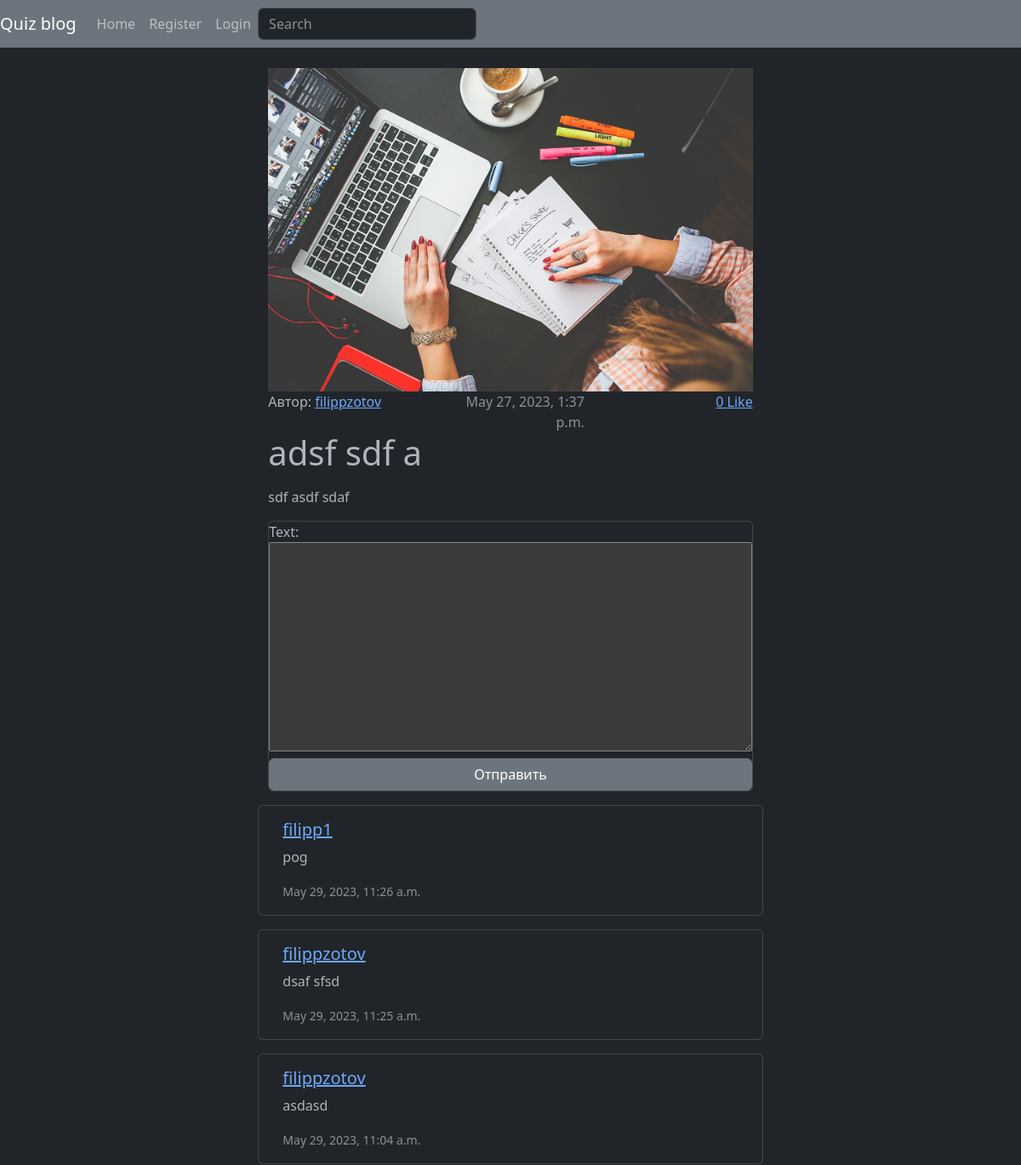
/blog/11/ (upper part), run on an earlier commit of the app's database.
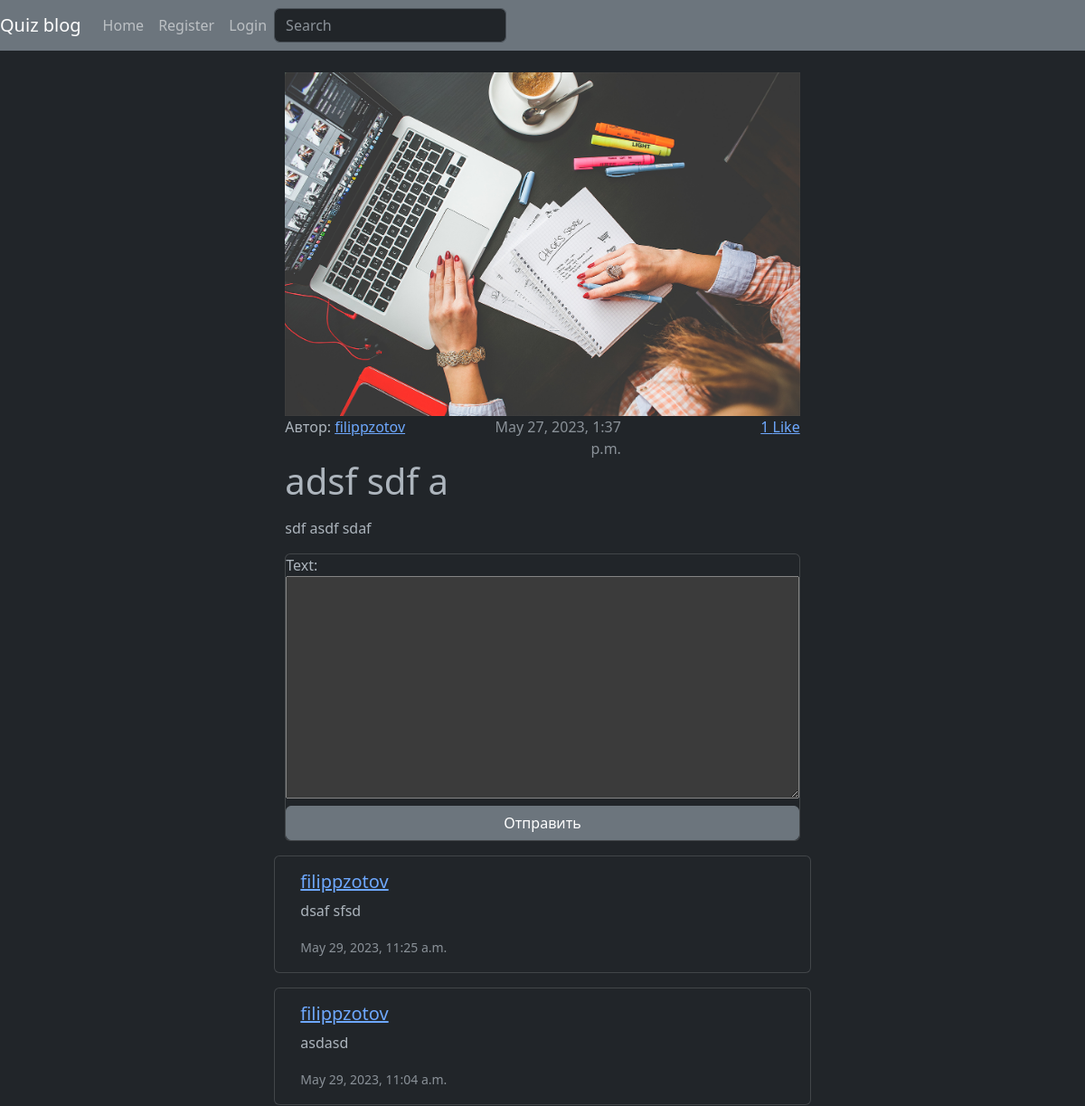
And on a later commit of the database.
### blog/models.py (models this page shows)
class Post(models.Model):
    owner = models.ForeignKey(Profile, null=True, blank=True, on_delete=models.CASCADE)
    title = models.CharField(max_length=150)
    text = models.TextField()
    published = models.DateTimeField(auto_now_add=True)
    category = models.ForeignKey(
        Category, on_delete=models.CASCADE, null=True, blank=True
    )
    likes = models.ManyToManyField(User, blank=True)
    image = models.ImageField(
        upload_to="post_images/",
        default="post_images/default_post.png",
    )
    class Meta:
        ordering = ["-published"]
    def number_of_likes(self):
        return self.likes.count()

class Comment(models.Model):
    post = models.ForeignKey(Post, on_delete=models.CASCADE)
    owner = models.ForeignKey(User, null=True, blank=True, on_delete=models.CASCADE)
    text = models.TextField(max_length=500)
    published = models.DateTimeField(auto_now_add=True)
    class Meta:
        ordering = ["-published"]

### users/models.py (models this page shows)
class Profile(models.Model):
    user = models.OneToOneField(User, on_delete=models.CASCADE)
    email = models.CharField(max_length=60, blank=True, null=True)
    summary = models.CharField(max_length=100, blank=True, null=True)
    about = models.TextField(blank=True, null=True)
    image = models.ImageField(
        blank=True,
        null=True,
        upload_to="profile_images/",
        default="profile_images/Portrait_Placeholder.png",
    )
    created = models.DateField(auto_created=True, null=True)
    follows = models.ManyToManyField("self", symmetrical=False, blank=True)

### blog/views.py (the view, shortened to what this page needs)
# urls.py: path("blog/<int:pk>/", views.getPost, name="get-post"),
def getPost(request, pk):
    commentForm = CommentForm()
    post = Post.objects.get(pk=pk)
    context = {"post": post, "commentForm": commentForm}
    return render(request, "blog/post.html", context=context)

### blog/forms.py
class CommentForm(ModelForm):
    class Meta:
        model = Comment
        fields = ["text"]
    def __init__(self, *args, **kwargs):
        super(CommentForm, self).__init__(*args, **kwargs)

### blog/templates/blog/post.html (shortened to what this page needs)
{% extends 'base.html' %} {% block content %}
<div class="container mt-4">
  <div class="row justify-content-center">
    <div class="col-sm-8">
      <div class="container">
        <div class="row">
          <img class="" src="{{post.image.url}}" alt="" />
        </div>
        <div class="row">
          <div class="col">
            Автор:
            <a href="{% url 'get-profile' post.owner.pk %}"
              >{{post.owner.user.username}}</a
            >
          </div>
          <div class="col text-end text-body-secondary">{{post.published}}</div>
          <div class="col text-end">
            {% if user in post.likes.all %}
            <a href="{% url 'like-post' post.pk %}"
              >{{post.number_of_likes}} Unlike</a
            >
            {% else %}
            <a href="{% url 'like-post' post.pk %}"
              >{{post.number_of_likes}} Like</a
            >
            {% endif %}
          </div>
        </div>
        <div class="row">
          <p class="display-6">{{post.title}}</p>
        </div>
        <div class="row">
          <p>{{post.text}}</p>
        </div>
        <div class="row">
          <form method="POST">
            <div class="card">
              {{commentForm}}
              <button class="btn btn-secondary mt-2 nb-2" type="submit">
                Отправить
              </button>
            </div>
          </form>
          {% for comment in post.comment_set.all %}
          <div class="card mt-3">
            <div class="card-body">
              <h5 class="card-title">
                <a href="{% url 'get-profile' comment.owner.profile.pk %}"
                  >{{comment.owner.username}}</a
                >
              </h5>
              <p class="card-text">{{comment.text}}</p>
              <p class="card-text">
                <small class="text-body-secondary">{{comment.published}}</small>
              </p>
            </div>
          </div>
          {% endfor %}
        </div>
      </div>
    </div>
  </div>
</div>
{% endblock content %}

What changed in the data, as far as the page shows it:
removed Comment: owner.username "filipp1", text "pog", published "May 29, 2023, 11:26 a.m."
computed for Post "adsf sdf a": number_of_likes "0" → "1"
